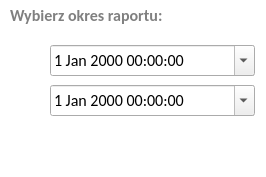
<?xml version="1.0" encoding="UTF-8"?>
<ui version="4.0">
 <class>ReportDialog</class>
 <widget class="QDialog" name="ReportDialog">
  <property name="geometry">
   <rect>
    <x>0</x>
    <y>0</y>
    <width>266</width>
    <height>177</height>
   </rect>
  </property>
  <property name="minimumSize">
   <size>
    <width>266</width>
    <height>177</height>
   </size>
  </property>
  <property name="maximumSize">
   <size>
    <width>266</width>
    <height>177</height>
   </size>
  </property>
  <property name="windowTitle">
   <string>Eksportuj raport</string>
  </property>
  <property name="windowIcon">
   <iconset>
    <normaloff>images/report.png</normaloff>images/report.png</iconset>
  </property>
  <property name="styleSheet">
   <string notr="true">QDialog {
background-color: rgb(255, 255, 255);
}</string>
  </property>
  <widget class="QPushButton" name="exportButton">
   <property name="geometry">
    <rect>
     <x>150</x>
     <y>130</y>
     <width>105</width>
     <height>35</height>
    </rect>
   </property>
   <property name="font">
    <font>
     <family>Calibri</family>
     <pointsize>12</pointsize>
    </font>
   </property>
   <property name="styleSheet">
    <string notr="true">QPushButton:hover {
border-radius: 5px;
background: rgb(0,190,0);
}

QPushButton{
color: white;
border-radius: 5px;
background: qlineargradient(x1:0, y1:0, x2:0, y2:1,
   stop: 0 rgba(0,190,0), stop: 0.7 rgb(0,150,0));
}

QPushButton:pressed {
color: white;
border-radius: 5px;
background: rgb(0,150,0);
}
</string>
   </property>
   <property name="text">
    <string>Eksportuj</string>
   </property>
  </widget>
  <widget class="QPushButton" name="cancelButton">
   <property name="geometry">
    <rect>
     <x>40</x>
     <y>130</y>
     <width>105</width>
     <height>35</height>
    </rect>
   </property>
   <property name="font">
    <font>
     <family>Calibri</family>
     <pointsize>12</pointsize>
    </font>
   </property>
   <property name="styleSheet">
    <string notr="true">QPushButton:hover {
border-radius: 5px;
background: rgb(255,102,102);
}

QPushButton{
color: white;
border-radius: 5px;
background: qlineargradient(x1:0, y1:0, x2:0, y2:1,
   stop: 0 rgba(255,102,102), stop: 0.7 rgb(255,50,50));
}

QPushButton:pressed {
color: white;
border-radius: 5px;
background: rgb(255,50,50);
}
</string>
   </property>
   <property name="text">
    <string>Anuluj</string>
   </property>
  </widget>
  <widget class="QDateTimeEdit" name="beginDateTimeEdit">
   <property name="geometry">
    <rect>
     <x>50</x>
     <y>45</y>
     <width>205</width>
     <height>31</height>
    </rect>
   </property>
   <property name="font">
    <font>
     <family>Calibri</family>
     <pointsize>12</pointsize>
    </font>
   </property>
   <property name="calendarPopup">
    <bool>true</bool>
   </property>
  </widget>
  <widget class="QDateTimeEdit" name="endDateTimeEdit">
   <property name="geometry">
    <rect>
     <x>50</x>
     <y>85</y>
     <width>205</width>
     <height>31</height>
    </rect>
   </property>
   <property name="font">
    <font>
     <family>Calibri</family>
     <pointsize>12</pointsize>
    </font>
   </property>
   <property name="calendarPopup">
    <bool>true</bool>
   </property>
  </widget>
  <widget class="QLabel" name="lblBeginImage">
   <property name="geometry">
    <rect>
     <x>10</x>
     <y>45</y>
     <width>31</width>
     <height>31</height>
    </rect>
   </property>
   <property name="toolTip">
    <string>Początek</string>
   </property>
   <property name="text">
    <string/>
   </property>
   <property name="pixmap">
    <pixmap resource="resources.qrc">:/images/images/beginTime.png</pixmap>
   </property>
   <property name="scaledContents">
    <bool>true</bool>
   </property>
  </widget>
  <widget class="QLabel" name="lblEndImage">
   <property name="geometry">
    <rect>
     <x>10</x>
     <y>85</y>
     <width>31</width>
     <height>31</height>
    </rect>
   </property>
   <property name="toolTip">
    <string>Koniec</string>
   </property>
   <property name="text">
    <string/>
   </property>
   <property name="pixmap">
    <pixmap resource="resources.qrc">:/images/images/endTime.png</pixmap>
   </property>
   <property name="scaledContents">
    <bool>true</bool>
   </property>
  </widget>
  <widget class="QLabel" name="label">
   <property name="geometry">
    <rect>
     <x>10</x>
     <y>0</y>
     <width>241</width>
     <height>31</height>
    </rect>
   </property>
   <property name="font">
    <font>
     <family>Calibri</family>
     <pointsize>12</pointsize>
     <weight>75</weight>
     <bold>true</bold>
    </font>
   </property>
   <property name="styleSheet">
    <string notr="true">QDialog {
background-color: rgb(255, 255, 255);
}

QLabel{
color: gray;}</string>
   </property>
   <property name="text">
    <string>Wybierz okres raportu: </string>
   </property>
  </widget>
 </widget>
 <resources>
  <include location="resources.qrc"/>
 </resources>
 <connections/>
</ui>
